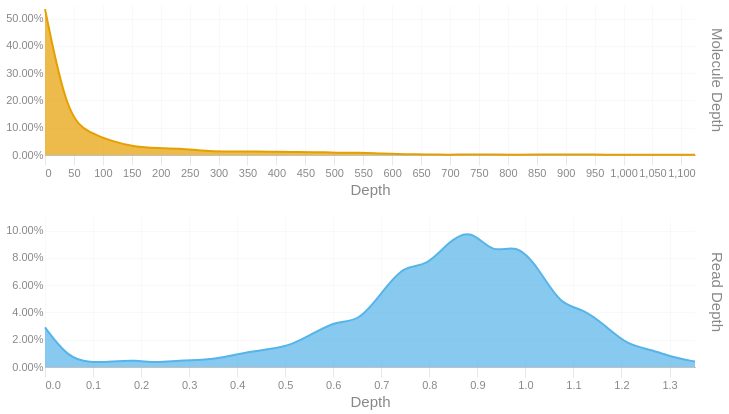

Notebook source saved alongside this figure:
### Code cell
readdep = depth_hist(tb['Read Depth'], q99, 3)
readdep = readdep.with_columns(pl.lit('Read Depth').alias('Metric'))
if not SKIPLR:
    moldep = depth_hist(tb['Molecule Depth'], mol_q99, 1)
    moldep = moldep.with_columns(pl.lit('Molecule Depth').alias('Metric'))
    _hist = pl.concat([readdep, moldep])
    _hist = _hist.filter(pl.col('Proportion') != 0)
    with SafeRender(_hist):
        (
            alt.Chart(_hist)        
            .mark_area(interpolate = "basis")
            .encode(
                x=alt.X('Bin:Q').scale(domainMin=0).axis(alt.Axis(title='Depth')),
                y = alt.Y('Proportion:Q', title = None).axis(format = '.2%'),
                color = alt.Color('Metric:N').legend(None),
                row = alt.Row("Metric:N").header(title = None, labelOrient = 'right'),
                tooltip = [
                    alt.Tooltip("Metric:N", title = "Metric"),
                    alt.Tooltip('Interval:N', title = "Depth Interval"),
                    alt.Tooltip('Proportion:Q', title = "% Alignments").format('.2%')
                ]
            )
            .resolve_scale(x='independent', y='independent')
            .properties(
                height = 150, width = 650,
                usermeta={'embedOptions': {'downloadFileName': f'{samplename}.depth.hist'}}
            )
        ).display()
else:
    readdep = readdep.filter(pl.col('Proportion') != 0)
    with SafeRender(readdep):
        (
            alt.Chart(readdep)        
            .mark_area(interpolate = "basis")
            .encode(
                x=alt.X('Bin:Q').scale(domainMin=0).axis(alt.Axis(title='Depth')),
                y = alt.Y('Proportion:Q', title = None).axis(format = '.2%'),
                tooltip = [
                    alt.Tooltip('Interval:N', title = "Depth Interval"),
                    alt.Tooltip('Proportion:Q', title = "% Alignments").format('.2%')
                ]
            )
            .properties(
                usermeta={'embedOptions': {'downloadFileName': f'{samplename}.depth.hist'}}
            )
        ).display()

### Figure 1 — Vega-Lite specification as saved in the notebook (floating-point values rounded to 4 significant figures)
{"width": 650, "height": 150, "config": {"title": {"anchor": "start", "dy": -15, "fontSize": 18, "color": "#888888", "subtitleColor": "#888888", "subtitleFontSize": 14}, "arc": {"fill": "#0072B2"}, "axis": {"domainColor": "#888888", "domainWidth": 0.5, "gridWidth": 0.2, "grid": false, "titleFontWeight": 400, "titleFontSize": 15, "labelFontSize": 11, "labelColor": "#888888", "tickColor": "#888888", "tickWidth": 0.2, "titleColor": "#888888"}, "axisBand": {"grid": false}, "axisX": {"grid": true, "tickSize": 10, "domainCap": "round"}, "axisY": {"domain": false, "grid": true, "tickSize": 0, "domainCap": "round"}, "background": "transparent", "header": {"labelFontSize": 15, "labelColor": "#888888", "titleFontSize": 15, "titleFontWeight": 600, "titleColor": "#888888"}, "legend": {"labelFont": "sans-serif", "labelFontSize": 12, "labelColor": "#888888", "symbolSize": 100, "symbolType": "circle", "titleFontSize": 12, "titlePadding": 10, "titleColor": "#888888", "title": null}, "range": {"category": ["#E69F00", "#56B4E9", "#009E73", "#F0E442", "#0072B2", "#D55E00", "#CC79A7", "#000000"], "diverging": ["#cfe8f3", "#a2d4ec", "#73bfe2", "#46abdb", "#1696d2", "#12719e"]}, "area": {"fill": "#0072B2", "fillOpacity": 0.7, "line": true, "strokeOpacity": 0.7}, "line": {"color": "#0072B2", "stroke": "#0072B2", "strokeWidth": 2}, "trail": {"color": "#0072B2", "stroke": "#0072B2", "strokeWidth": 0, "size": 1}, "point": {"filled": true, "fillOpacity": 1.0, "size": 95}, "text": {"color": "#888888", "fontSize": 11, "align": "right", "fontWeight": 400, "size": 11}, "bar": {"fill": "#0072B2", "stroke": null}, "view": {"stroke": null, "continuousWidth": 660, "continuousHeight": 400}}, "data": {"name": "data-7455ae3b555ebdae8405e4f3900aac1c"}, "mark": {"type": "area", "interpolate": "basis"}, "encoding": {"color": {"field": "Metric", "legend": null, "type": "nominal"}, "row": {"field": "Metric", "header": {"title": null, "labelOrient": "right"}, "type": "nominal"}, "tooltip": [{"field": "Metric", "title": "Metric", "type": "nominal"}, {"field": "Interval", "title": "Depth Interval", "type": "nominal"}, {"field": "Proportion", "format": ".2%", "title": "% Alignments", "type": "quantitative"}], "x": {"axis": {"title": "Depth"}, "field": "Bin", "scale": {"domainMin": 0}, "type": "quantitative"}, "y": {"axis": {"format": ".2%"}, "field": "Proportion", "title": null, "type": "quantitative"}}, "resolve": {"scale": {"x": "independent", "y": "independent"}}, "usermeta": {"embedOptions": {"downloadFileName": "S1_Annapolis_0N3.depth.hist"}}, "$schema": "https://vega.github.io/schema/vega-lite/v6.1.0.json", "datasets": {"data-7455ae3b555ebdae8405e4f3900aac1c": [{"Bin": 0.0, "Interval": "0.0-0.047", "Proportion": 0.029, "Metric": "Read Depth"}, {"Bin": 0.047, "Interval": "0.047-0.093", "Proportion": 0.007, "Metric": "Read Depth"}, {"Bin": 0.093, "Interval": "0.093-0.14", "Proportion": 0.003, "Metric": "Read Depth"}, {"Bin": 0.14, "Interval": "0.14-0.187", "Proportion": 0.004, "Metric": "Read Depth"}, {"Bin": 0.187, "Interval": "0.187-0.233", "Proportion": 0.005, "Metric": "Read Depth"}, {"Bin": 0.233, "Interval": "0.233-0.28", "Proportion": 0.003, "Metric": "Read Depth"}, {"Bin": 0.28, "Interval": "0.28-0.327", "Proportion": 0.005, "Metric": "Read Depth"}, {"Bin": 0.327, "Interval": "0.327-0.373", "Proportion": 0.005, "Metric": "Read Depth"}, {"Bin": 0.373, "Interval": "0.373-0.42", "Proportion": 0.007, "Metric": "Read Depth"}, {"Bin": 0.42, "Interval": "0.42-0.467", "Proportion": 0.011, "Metric": "Read Depth"}, {"Bin": 0.467, "Interval": "0.467-0.513", "Proportion": 0.013, "Metric": "Read Depth"}, {"Bin": 0.513, "Interval": "0.513-0.56", "Proportion": 0.016, "Metric": "Read Depth"}, {"Bin": 0.56, "Interval": "0.56-0.607", "Proportion": 0.025, "Metric": "Read Depth"}, {"Bin": 0.607, "Interval": "0.607-0.653", "Proportion": 0.034, "Metric": "Read Depth"}, {"Bin": 0.653, "Interval": "0.653-0.7", "Proportion": 0.033, "Metric": "Read Depth"}, {"Bin": 0.7, "Interval": "0.7-0.747", "Proportion": 0.054, "Metric": "Read Depth"}, {"Bin": 0.747, "Interval": "0.747-0.793", "Proportion": 0.075, "Metric": "Read Depth"}, {"Bin": 0.793, "Interval": "0.793-0.84", "Proportion": 0.073, "Metric": "Read Depth"}, {"Bin": 0.84, "Interval": "0.84-0.887", "Proportion": 0.092, "Metric": "Read Depth"}, {"Bin": 0.887, "Interval": "0.887-0.933", "Proportion": 0.102, "Metric": "Read Depth"}, {"Bin": 0.933, "Interval": "0.933-0.98", "Proportion": 0.082, "Metric": "Read Depth"}, {"Bin": 0.98, "Interval": "0.98-1.027", "Proportion": 0.091, "Metric": "Read Depth"}, {"Bin": 1.027, "Interval": "1.027-1.073", "Proportion": 0.073, "Metric": "Read Depth"}, {"Bin": 1.073, "Interval": "1.073-1.12", "Proportion": 0.045, "Metric": "Read Depth"}, {"Bin": 1.12, "Interval": "1.12-1.167", "Proportion": 0.043, "Metric": "Read Depth"}, {"Bin": 1.167, "Interval": "1.167-1.213", "Proportion": 0.03, "Metric": "Read Depth"}, {"Bin": 1.213, "Interval": "1.213-1.26", "Proportion": 0.016, "Metric": "Read Depth"}, {"Bin": 1.26, "Interval": "1.26-1.307", "Proportion": 0.013, "Metric": "Read Depth"}, {"Bin": 1.307, "Interval": "1.307-1.353", "Proportion": 0.007, "Metric": "Read Depth"}, {"Bin": 1.353, "Interval": "1.353-1.4", "Proportion": 0.004, "Metric": "Read Depth"}, {"Bin": 0.0, "Interval": "0.0-38.7", "Proportion": 0.535, "Metric": "Molecule Depth"}, {"Bin": 38.7, "Interval": "38.7-77.5", "Proportion": 0.136, "Metric": "Molecule Depth"}, {"Bin": 77.5, "Interval": "77.5-116.2", "Proportion": 0.081, "Metric": "Molecule Depth"}, {"Bin": 116.2, "Interval": "116.2-155.0", "Proportion": 0.05, "Metric": "Molecule Depth"}, {"Bin": 155.0, "Interval": "155.0-193.7", "Proportion": 0.029, "Metric": "Molecule Depth"}, {"Bin": 193.7, "Interval": "193.7-232.5", "Proportion": 0.025, "Metric": "Molecule Depth"}, {"Bin": 232.5, "Interval": "232.5-271.2", "Proportion": 0.024, "Metric": "Molecule Depth"}, {"Bin": 271.2, "Interval": "271.2-309.9", "Proportion": 0.016, "Metric": "Molecule Depth"}, {"Bin": 309.9, "Interval": "309.9-348.7", "Proportion": 0.012, "Metric": "Molecule Depth"}, {"Bin": 348.7, "Interval": "348.7-387.4", "Proportion": 0.013, "Metric": "Molecule Depth"}, {"Bin": 387.4, "Interval": "387.4-426.2", "Proportion": 0.012, "Metric": "Molecule Depth"}, {"Bin": 426.2, "Interval": "426.2-464.9", "Proportion": 0.011, "Metric": "Molecule Depth"}, {"Bin": 464.9, "Interval": "464.9-503.7", "Proportion": 0.011, "Metric": "Molecule Depth"}, {"Bin": 503.7, "Interval": "503.7-542.4", "Proportion": 0.008, "Metric": "Molecule Depth"}, {"Bin": 542.4, "Interval": "542.4-581.1", "Proportion": 0.009, "Metric": "Molecule Depth"}, {"Bin": 581.1, "Interval": "581.1-619.9", "Proportion": 0.005, "Metric": "Molecule Depth"}, {"Bin": 619.9, "Interval": "619.9-658.6", "Proportion": 0.003, "Metric": "Molecule Depth"}, {"Bin": 658.6, "Interval": "658.6-697.4", "Proportion": 0.002, "Metric": "Molecule Depth"}, {"Bin": 697.4, "Interval": "697.4-736.1", "Proportion": 0.001, "Metric": "Molecule Depth"}, {"Bin": 736.1, "Interval": "736.1-774.9", "Proportion": 0.002, "Metric": "Molecule Depth"}, {"Bin": 774.9, "Interval": "774.9-813.6", "Proportion": 0.002, "Metric": "Molecule Depth"}, {"Bin": 813.6, "Interval": "813.6-852.3", "Proportion": 0.001, "Metric": "Molecule Depth"}, {"Bin": 852.3, "Interval": "852.3-891.1", "Proportion": 0.002, "Metric": "Molecule Depth"}, {"Bin": 891.1, "Interval": "891.1-929.8", "Proportion": 0.002, "Metric": "Molecule Depth"}, {"Bin": 929.8, "Interval": "929.8-968.6", "Proportion": 0.002, "Metric": "Molecule Depth"}, {"Bin": 968.6, "Interval": "968.6-1007.3", "Proportion": 0.001, "Metric": "Molecule Depth"}, {"Bin": 1007.0, "Interval": "1007.3-1046.1", "Proportion": 0.001, "Metric": "Molecule Depth"}, {"Bin": 1046.0, "Interval": "1046.1-1084.8", "Proportion": 0.001, "Metric": "Molecule Depth"}, {"Bin": 1085.0, "Interval": "1084.8-1123.5", "Proportion": 0.001, "Metric": "Molecule Depth"}, {"Bin": 1124.0, "Interval": "1123.5-1162.28", "Proportion": 0.001, "Metric": "Molecule Depth"}]}}
